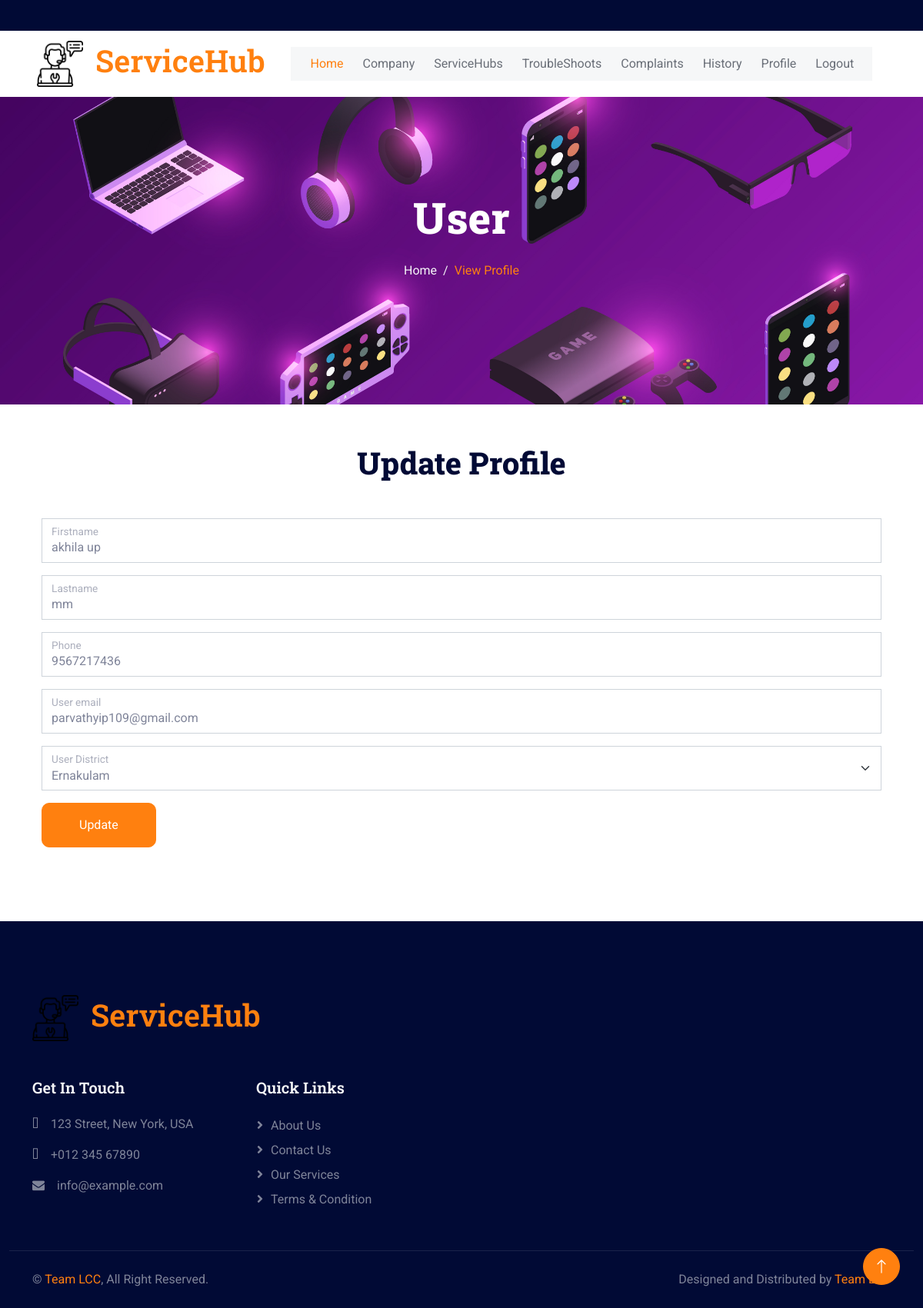
/user-updateprofile/ (signed in), run on the app's committed database.
### servicehub_app/models.py (models this page shows)
class UserReg(models.Model):
    user_login=models.ForeignKey(Login,on_delete=models.CASCADE)
    first_name=models.CharField(max_length=30,null=True)
    last_name=models.CharField(max_length=30,null=True)
    user_phone=models.CharField(max_length=30,null=True)
    user_email=models.CharField(max_length=30,null=True)
    district=models.CharField(max_length=30)

### servicehub_app/views.py (the view, shortened to what this page needs)
# urls.py: path('user-updateprofile/',views.user_updateprofile),
def user_updateprofile(request):
    user=request.session['uid']
    udata=UserReg.objects.get(id=user)
    return render(request,'user/user_updateprofile.html',{"udata":udata})

### templates/user/user_updateprofile.html (shortened to what this page needs)
{% extends 'user/user_dashboard.html' %}
{% block user %}
<div class="container-fluid page-header py-5 mb-1 wow fadeIn" data-wow-delay="0.1s" style="height: 400px!important;">
    <div class="container text-center py-5">
        <h1 class="display-4 text-white animated slideInDown mb-4" >User</h1>
        <nav aria-label="breadcrumb animated slideInDown">
            <ol class="breadcrumb justify-content-center mb-0">
                <li class="breadcrumb-item"><a href="/user-dashboard" >Home</a></li>
                <li class="breadcrumb-item active" aria-current="page" >View Profile</li>
            </ol>
        </nav>
    </div>
</div>
<div class="container-xxl py-5">
    <div class="container">
        <link href="https://maxcdn.bootstrapcdn.com/font-awesome/4.7.0/css/font-awesome.min.css" rel="stylesheet" />
        <div class="container">
        <div class="text-center mx-auto" style="max-width: 500px;">
            <h1 class="display-6 mb-5">Update Profile</h1>
        </div>
        <form method="post" enctype="multipart/form-data">
            <div class="row g-3">
                <div class="col-md-12">
                    <div class="form-floating">
                        <input type="text" value="{{udata.first_name}}" name="firstname" class="form-control"  placeholder="Firstname">
                        <label for="name">Firstname</label>
                    </div>
                </div>
                <div class="col-md-12">
                    <div class="form-floating">
                        <input type="text" value="{{udata.last_name}}" name="lastname" class="form-control"  placeholder="Lastname">
                        <label for="name">Lastname</label>
                    </div>
                </div>
                <div class="col-12">
                    <div class="form-floating">
                        <input type="text" value="{{udata.user_phone}}" name="userphone" pattern="[6789][0-9]{9}" maxlength="10" class="form-control" id="subject" placeholder="Phone">
                        <label for="subject">Phone</label>
                    </div>
                </div>
                <div class="col-md-12">
                    <div class="form-floating">
                        <input type="email" value="{{udata.user_email}}" name="useremail" class="form-control" pattern="[a-z0-9._%+-]+@[a-z0-9.-]+\.[a-z]{2,4}$"  placeholder="ServiceHub email">
                        <label for="name">User email</label>
                    </div>
                </div>
                <div class="col-md-12">
                    <div class="form-floating">
                        <select class="form-select" name="district" aria-label="Default select example">
                            <option selected disabled>{{udata.district}}</option>
                        </select>
                        <label for="name">User District</label>
                    </div>
                </div>
                <div class="col-12">
                    <button class="btn btn-primary py-3 px-5" type="submit" style="border-radius: 10px;">Update</button>
                </div>
            </div>
        </form>
        </div>
    </div>
</div>
{% endblock user %}

### static/css/style.css (style rules this page uses)
:root { --primary: #FF800F; --secondary: #001064; --light: #F6F7F8; --dark: #010A35; }
.btn { transition: .5s; }
.btn.btn-primary, .btn.btn-outline-primary:hover, .btn.btn-secondary, .btn.btn-outline-secondary:hover { color: #FFFFFF; }
.page-header { background: linear-gradient(rgba(1, 10, 53, 0), rgba(1, 10, 53, 0)), url(../img/c-1.jpg) center center no-repeat; background-size: cover; background-position: center center; padding-top: 6.25% !important; }
.page-header .breadcrumb-item a, .page-header .breadcrumb-item+.breadcrumb-item::before { color: var(--light); }
.page-header .breadcrumb-item a:hover, .page-header .breadcrumb-item.active { color: var(--primary); }

### data on the page
UserReg: firstname "akhila up", lastname "mm", userphone "9567217436", useremail "parvathyip109@gmail.com", district "Ernakulam"
